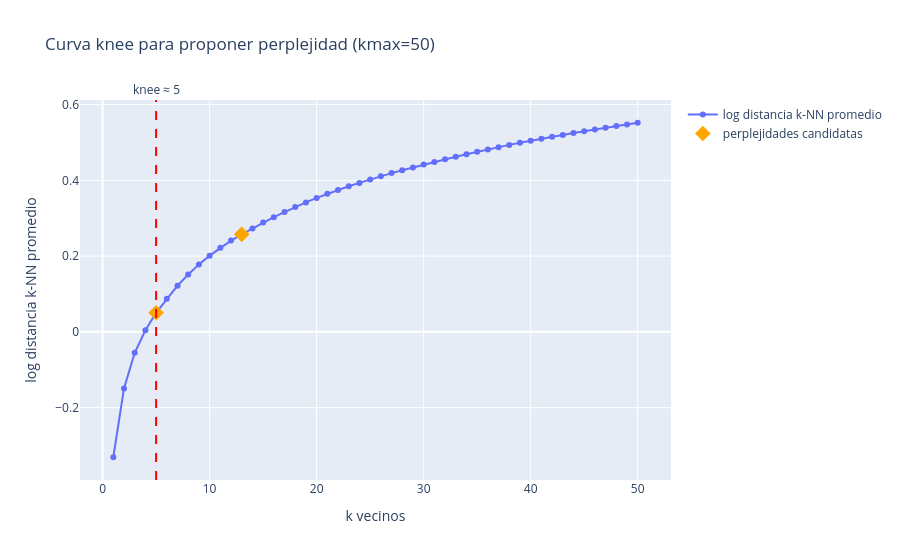

Here is the notebook cell this chart was saved with:
### Code cell
pp_hat, k_curve = estimate_neighbors_knee(Xr, metric='euclidean',
                                          kmax=50,
                                          random_state=random_seed)

pp_candidates = sorted(set([max(5, pp_hat-8), pp_hat, min(50, pp_hat+8)]))

fig = plot_knee_curve(k_curve, pp_hat, pp_candidates)
fig.show()

### Figure 1 — Plotly figure (JSON) as saved in the notebook; plotly's stock layout.template omitted (floating-point values rounded to 4 significant figures)
{"data": [{"hovertemplate": "k=%{x}<br>log(dist_kNN)=%{y:.4f}<extra></extra>", "mode": "lines+markers", "name": "log distancia k-NN promedio", "type": "scatter", "x": [1, 2, 3, 4, 5, 6, 7, 8, 9, 10, 11, 12, 13, 14, 15, 16, 17, 18, 19, 20, 21, 22, 23, 24, 25, 26, 27, 28, 29, 30, 31, 32, 33, 34, 35, 36, 37, 38, 39, 40, 41, 42, 43, 44, 45, 46, 47, 48, 49, 50], "y": [-0.331, -0.1492, -0.05537, 0.004003, 0.05036, 0.08738, 0.1219, 0.1516, 0.1781, 0.2012, 0.2222, 0.2408, 0.2574, 0.2729, 0.2884, 0.3028, 0.3161, 0.3294, 0.3417, 0.3536, 0.3644, 0.3742, 0.3843, 0.3932, 0.4022, 0.4111, 0.4191, 0.4267, 0.4341, 0.4417, 0.4487, 0.4557, 0.4622, 0.4688, 0.4755, 0.4816, 0.4876, 0.4936, 0.4992, 0.5047, 0.5099, 0.5149, 0.5198, 0.5249, 0.5298, 0.5343, 0.5388, 0.5433, 0.5475, 0.552]}, {"hovertemplate": "k=%{x}<br>log(dist_kNN)=%{y:.4f}<extra></extra>", "marker": {"color": "orange", "size": 12, "symbol": "diamond"}, "mode": "markers", "name": "perplejidades candidatas", "type": "scatter", "x": [5, 13], "y": [0.05036, 0.2574]}], "layout": {"annotations": [{"showarrow": false, "text": "knee ≈ 5", "x": 5, "xanchor": "center", "xref": "x", "y": 1, "yanchor": "bottom", "yref": "y domain"}], "hovermode": "x", "shapes": [{"line": {"color": "red", "dash": "dash", "width": 2}, "type": "line", "x0": 5, "x1": 5, "xref": "x", "y0": 0, "y1": 1, "yref": "y domain"}], "title": {"text": "Curva knee para proponer perplejidad (kmax=50)"}, "xaxis": {"title": {"text": "k vecinos"}}, "yaxis": {"title": {"text": "log distancia k-NN promedio"}}}}
